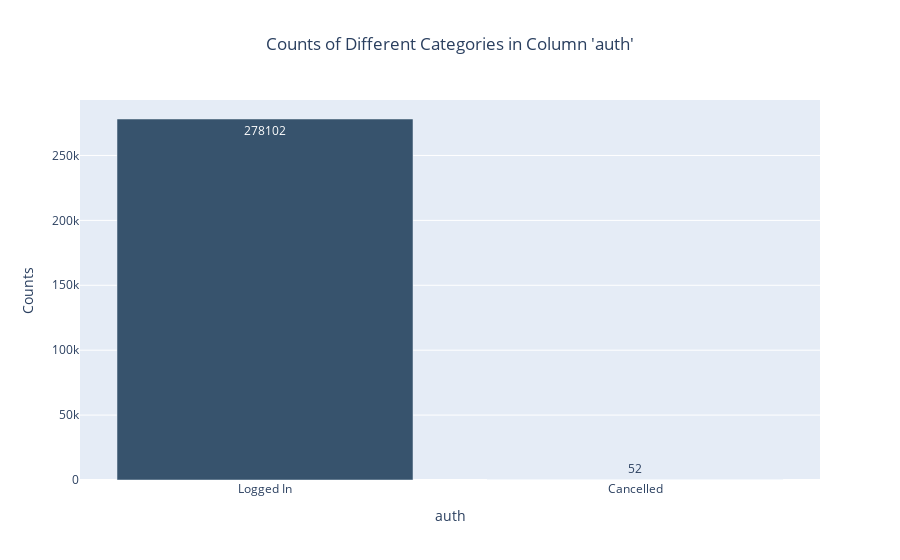
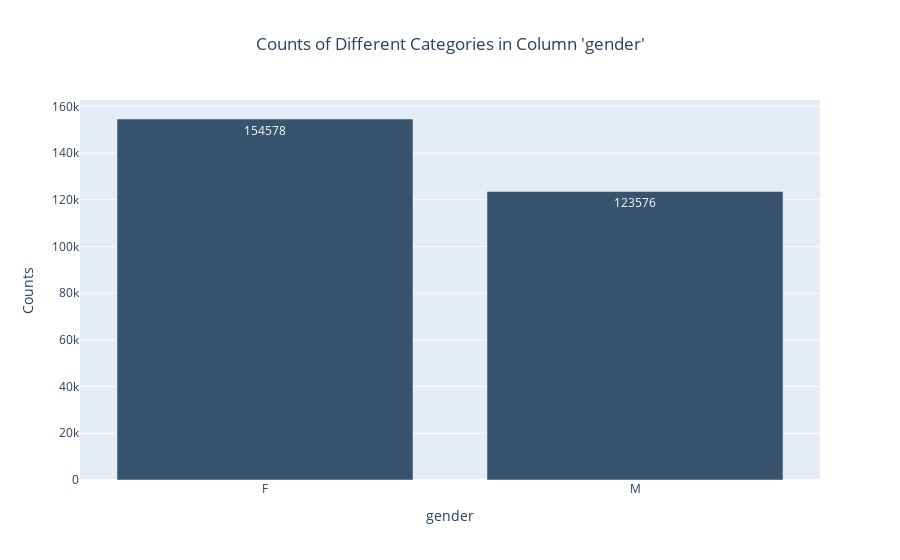
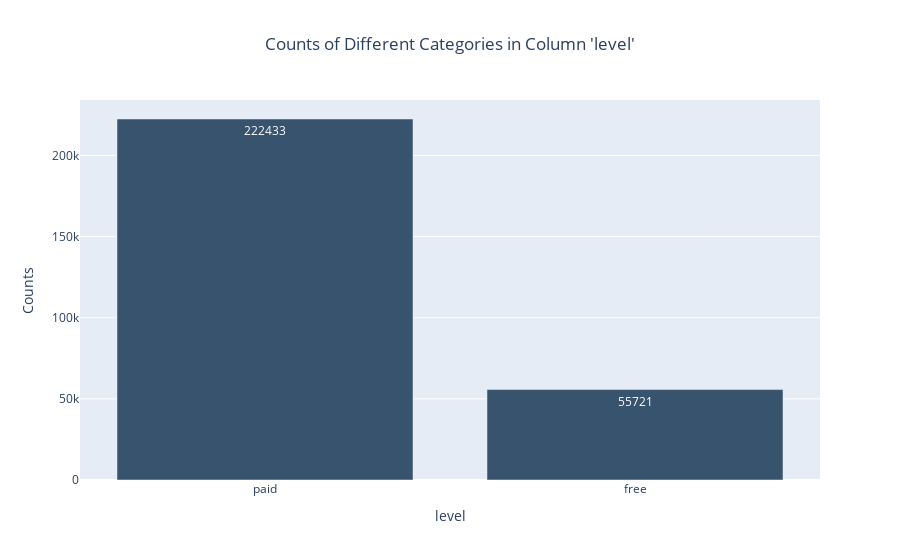
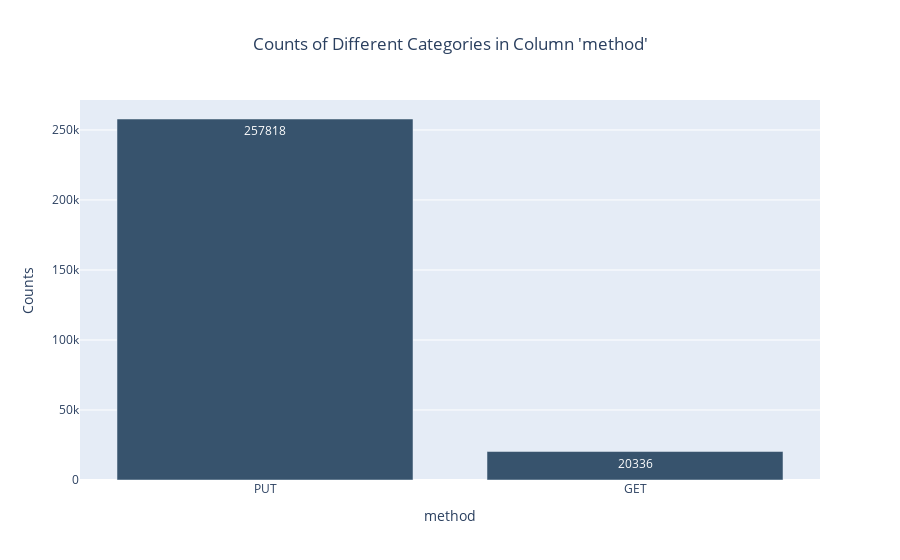

The notebook cell these images were saved under, in order:
### Code cell
for col_name in cols_to_explore:
    plot_category_counts(sparkify_event, col_name)

### Figure 1 — Plotly figure (JSON) as saved in the notebook; plotly's stock layout.template omitted (floating-point values rounded to 4 significant figures)
{"data": [{"hoverinfo": "text", "hovertext": ["Category: Logged In<br>Count: 278102", "Category: Cancelled<br>Count: 52"], "marker": {"color": "rgb(55, 83, 109)"}, "text": [278102, 52], "textposition": "auto", "type": "bar", "x": ["Logged In", "Cancelled"], "y": [278102, 52]}], "layout": {"title": {"text": "Counts of Different Categories in Column 'auth'", "x": 0.5}, "xaxis": {"title": {"text": "auth"}}, "yaxis": {"title": {"text": "Counts"}}}}

### Figure 2 — Plotly figure (JSON) as saved in the notebook; plotly's stock layout.template omitted (floating-point values rounded to 4 significant figures)
{"data": [{"hoverinfo": "text", "hovertext": ["Category: F<br>Count: 154578", "Category: M<br>Count: 123576"], "marker": {"color": "rgb(55, 83, 109)"}, "text": [154578, 123576], "textposition": "auto", "type": "bar", "x": ["F", "M"], "y": [154578, 123576]}], "layout": {"title": {"text": "Counts of Different Categories in Column 'gender'", "x": 0.5}, "xaxis": {"title": {"text": "gender"}}, "yaxis": {"title": {"text": "Counts"}}}}

### Figure 3 — Plotly figure (JSON) as saved in the notebook; plotly's stock layout.template omitted (floating-point values rounded to 4 significant figures)
{"data": [{"hoverinfo": "text", "hovertext": ["Category: paid<br>Count: 222433", "Category: free<br>Count: 55721"], "marker": {"color": "rgb(55, 83, 109)"}, "text": [222433, 55721], "textposition": "auto", "type": "bar", "x": ["paid", "free"], "y": [222433, 55721]}], "layout": {"title": {"text": "Counts of Different Categories in Column 'level'", "x": 0.5}, "xaxis": {"title": {"text": "level"}}, "yaxis": {"title": {"text": "Counts"}}}}

### Figure 4 — Plotly figure (JSON) as saved in the notebook; plotly's stock layout.template omitted (floating-point values rounded to 4 significant figures)
{"data": [{"hoverinfo": "text", "hovertext": ["Category: PUT<br>Count: 257818", "Category: GET<br>Count: 20336"], "marker": {"color": "rgb(55, 83, 109)"}, "text": [257818, 20336], "textposition": "auto", "type": "bar", "x": ["PUT", "GET"], "y": [257818, 20336]}], "layout": {"title": {"text": "Counts of Different Categories in Column 'method'", "x": 0.5}, "xaxis": {"title": {"text": "method"}}, "yaxis": {"title": {"text": "Counts"}}}}
